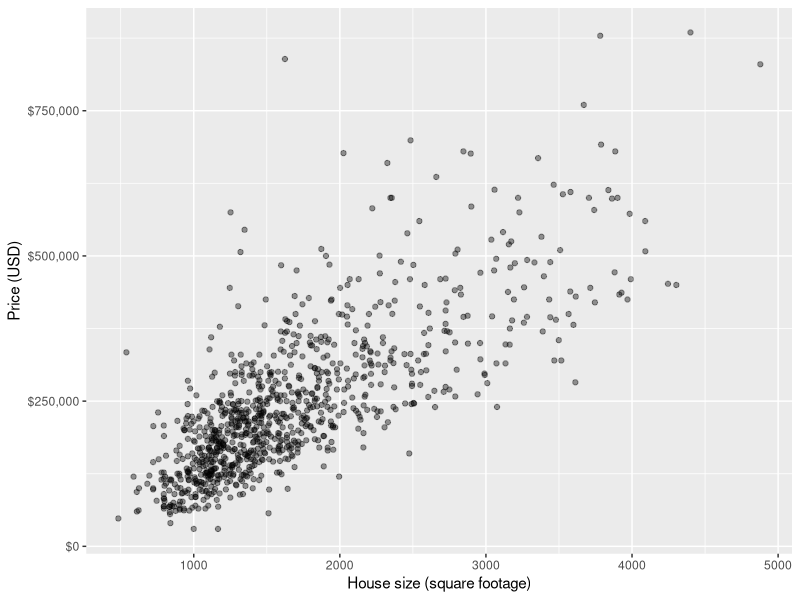
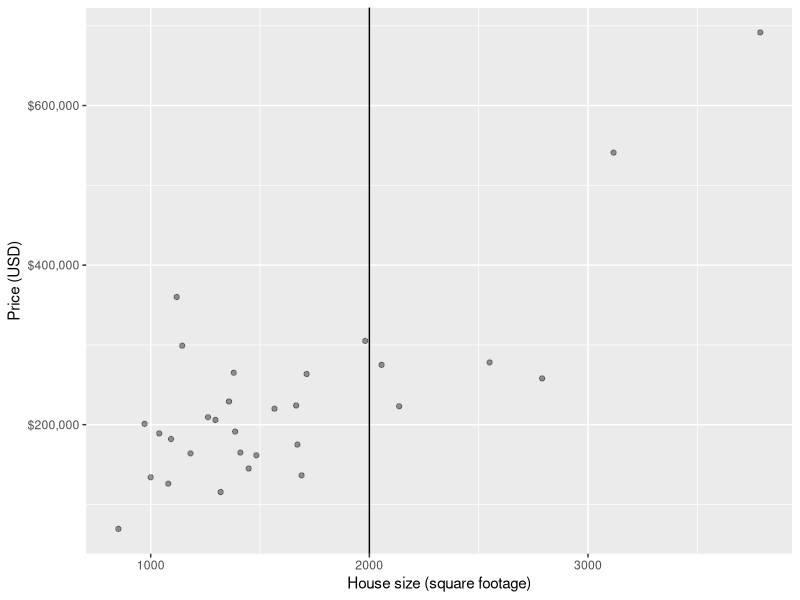
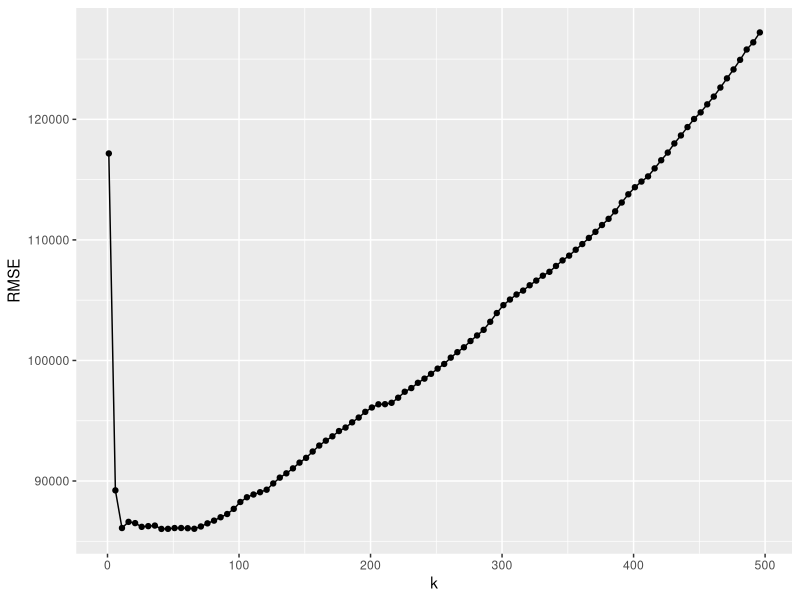
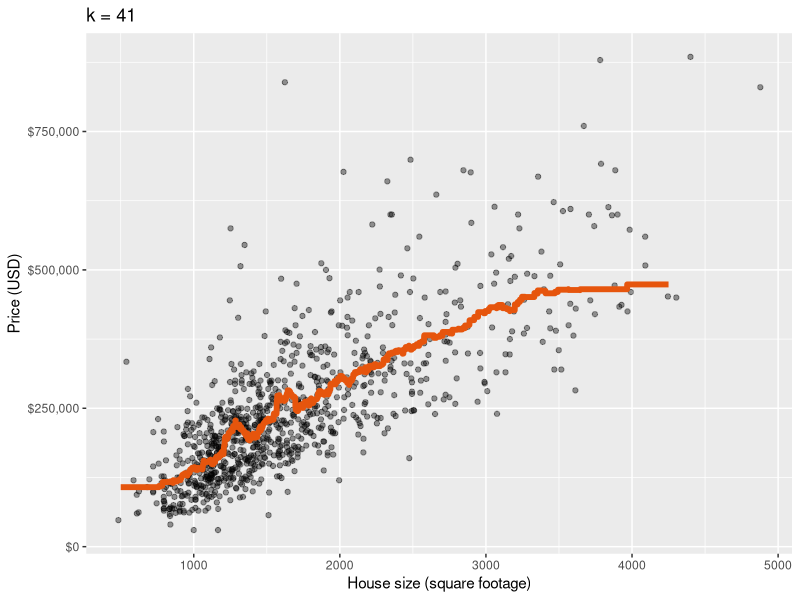

Write the R code that produced these figures, in order.
## summary of the knn example introduced here https://ubc-dsci.github.io/introduction-to-datascience/regression1.html#k-nearest-neighbours-regression


# loading packages --------------------------------------------------------

library(tidyverse)
library(scales)
library(caret)
# library(gridExtra)


# look at the data --------------------------------------------------------

data(Sacramento)
head(Sacramento)


plot_sacramento <- function(x){ 
  ggplot(x, aes(x = sqft, y = price)) +
    geom_point(alpha = 0.4) +
    xlab("House size (square footage)") +
    ylab("Price (USD)") +
    scale_y_continuous(labels = dollar_format()) 
}

eda <- plot_sacramento(Sacramento)
eda

set.seed(1234)
small_sacramento <- sample_n(Sacramento, size = 30)

small_sacramento %>% plot_sacramento() + geom_vline(xintercept = 2000)

## how much for 2000 sq foot? find nearest neighbours 
nearest_neighbours <- small_sacramento %>% 
  mutate(diff = abs(2000 - sqft)) %>% 
  arrange(diff) %>% 
  head(5)

mean(nearest_neighbours$price)

unlist(select(nearest_neighbours, price))

nearest_neighbours %>% 
  select(price) %>% 
  unlist 

# gives a column
nearest_neighbours["price"]

nearest_neighbours[["price"]]


# separate data and train a k-NN algorithm -------------------------------------

set.seed(1234)
training_rows <- Sacramento %>% 
  select(price) %>% 
  unlist() %>% 
  createDataPartition(p = 0.6, list = FALSE)

head(training_rows)

xx <- c(3,4,5,6,7)
xx
xx[1]
xx[c(1,3,4)]
# xx[1,3,4]

X_train <- Sacramento %>% 
  select(sqft) %>% 
  slice(training_rows) %>% 
  data.frame()

Y_train <- Sacramento %>% 
  select(price) %>% 
  slice(training_rows) %>% 
  unlist()

X_test <- Sacramento %>% 
  select(sqft) %>% 
  slice(-training_rows) %>% 
  data.frame()

Y_test <- Sacramento %>% 
  select(price) %>% 
  slice(-training_rows) %>% 
  unlist()

## find a good value of K ----------------------
train_control <- trainControl(method = "cv", number = 10)
# makes a column of k's, from 1 to 500 in increments of 5
k_lots = data.frame(k = seq(from = 1, to = 500, by = 5)) 

set.seed(1234)
knn_reg_cv_10 <- train(x = X_train, 
                       y = Y_train, 
                       method = "knn", 
                       tuneGrid = k_lots, 
                       trControl = train_control) 

ggplot(knn_reg_cv_10$results, aes(x = k, y = RMSE)) +
  geom_point() +
  geom_line()

knn_reg_cv_10

str(knn_reg_cv_10)

knn_reg_cv_10$bestTune$k

## extract the best K value
k = data.frame(k = knn_reg_cv_10$bestTune$k)


set.seed(1234)
knn_reg_final <- train(x = X_train, y = Y_train, method = "knn", tuneGrid = k)

# predict is useful -- many models have a "predict" function
test_pred <- predict(knn_reg_final, X_test)
modelvalues <- data.frame(obs = Y_test, pred = test_pred)
test_results <- defaultSummary(modelvalues)
test_results

# recalculate RMSE

# a plot of predictions ---------------------------------------------------

set.seed(1234)
Sacramento$sqft %>% range
predictions_all <- data.frame(sqft = seq(from = 500, to = 4250, by = 1))
predictions_all$price <- predict(knn_reg_final, 
                                 newdata = predictions_all)

plot_final <- Sacramento %>% 
  plot_sacramento()  +
  geom_line(data = predictions_all, color = "#E6550D", lwd = 2) +
  ggtitle("k = 41")
plot_final


RColorBrewer::brewer.pal(3, "Oranges")
